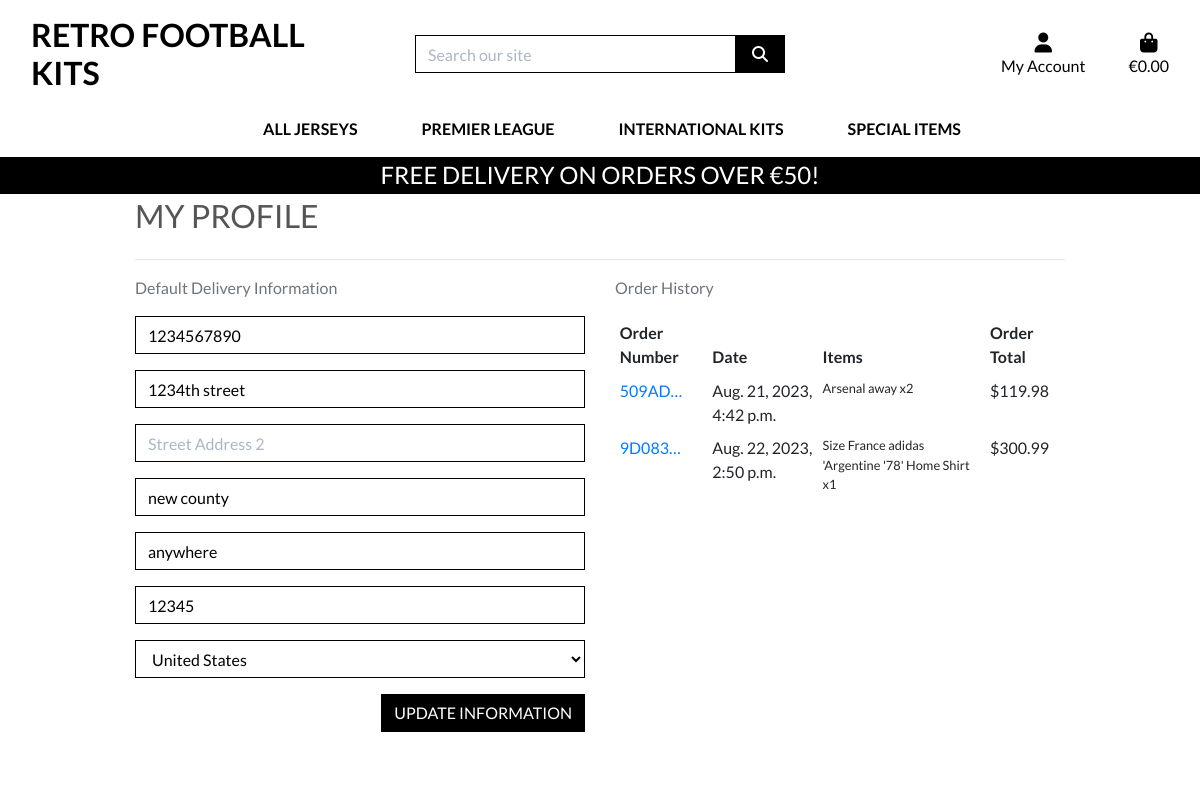
/profile/ (signed in), run on an earlier commit of the app's database.
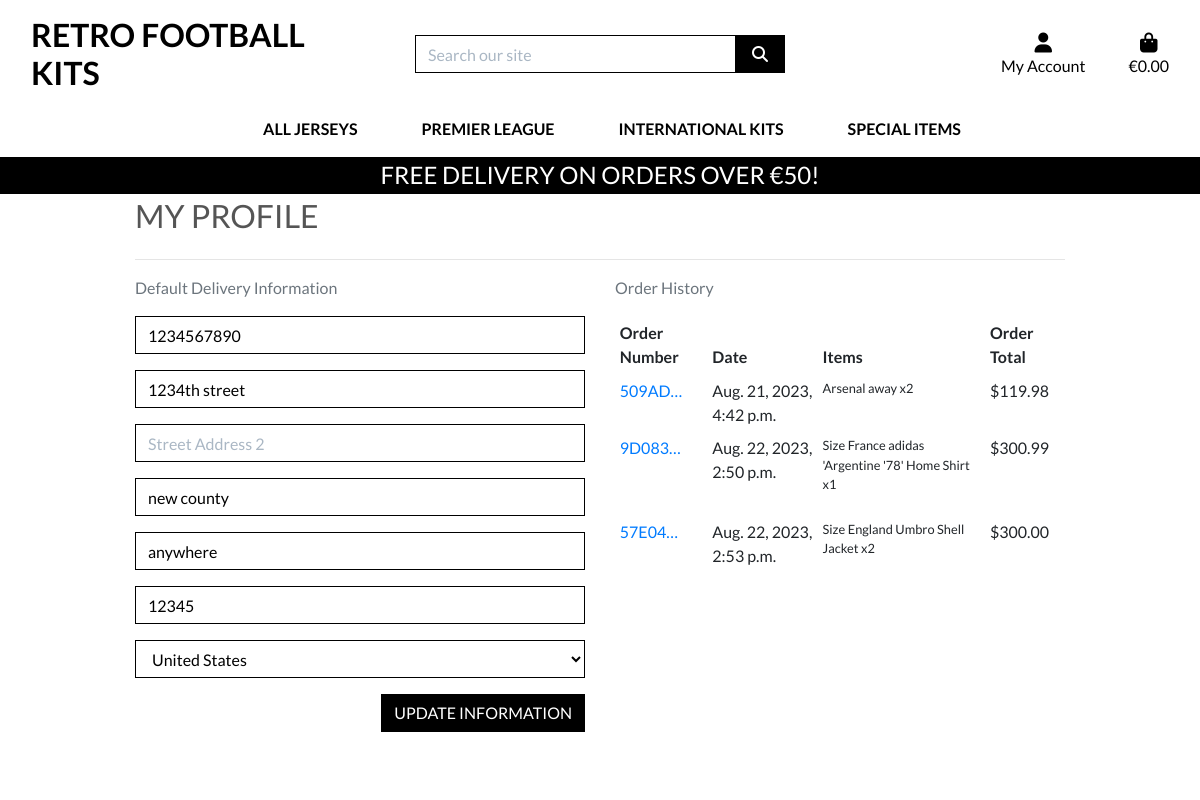
And on a later commit of the database.
### checkout/models.py (models this page shows, shortened)
class Order(models.Model):
    order_number = models.CharField(max_length=32, null=False, editable=False)
    user_profile = models.ForeignKey(UserProfile, on_delete=models.SET_NULL,
                                     null=True, blank=True, related_name='orders')
    full_name = models.CharField(max_length=50, null=False, blank=False)
    email = models.EmailField(max_length=254, null=False, blank=False)
    phone_number = models.CharField(max_length=20, null=False, blank=False)
    country = CountryField(blank_label='Country *', null=False, blank=False)
    postcode = models.CharField(max_length=20, null=True, blank=True)
    town_or_city = models.CharField(max_length=40, null=False, blank=False)
    street_address1 = models.CharField(max_length=80, null=False, blank=False)
    street_address2 = models.CharField(max_length=80, null=True, blank=True)
    county = models.CharField(max_length=80, null=True, blank=True)
    date = models.DateTimeField(auto_now_add=True)
    delivery_cost = models.DecimalField(max_digits=6, decimal_places=2, null=False, default=0)
    order_total = models.DecimalField(max_digits=10, decimal_places=2, null=False, default=0)
    grand_total = models.DecimalField(max_digits=10, decimal_places=2, null=False, default=0)
    original_bag = models.TextField(null=False, blank=False, default='')
    stripe_pid = models.CharField(max_length=254, null=False, blank=False, default='')

class OrderLineItem(models.Model):
    order = models.ForeignKey(Order, null=False, blank=False, on_delete=models.CASCADE, related_name='lineitems')
    product = models.ForeignKey(Product, null=False, blank=False, on_delete=models.CASCADE)
    product_size = models.CharField(max_length=2, null=True, blank=True)  # XS, S, M, L, XL
    quantity = models.IntegerField(null=False, blank=False, default=0)
    lineitem_total = models.DecimalField(max_digits=6, decimal_places=2, null=False, blank=False, editable=False)

### products/models.py (models this page shows, shortened)
class Product(models.Model):
    category = models.ForeignKey(
        'Category', null=True, blank=True, on_delete=models.SET_NULL
    )
    sku = models.CharField(max_length=254, null=True, blank=True)
    name = models.CharField(max_length=254)
    description = models.TextField()
    has_sizes = models.BooleanField(default=False, null=True, blank=True)
    price = models.DecimalField(max_digits=6, decimal_places=2)
    rating = models.DecimalField(max_digits=6, decimal_places=2, null=True, blank=True)
    image_url = models.URLField(max_length=1024, null=True, blank=True)
    image = models.ImageField(null=True, blank=True)
    featured = models.BooleanField(default=False, null=True, blank=True)

### profiles/views.py (the view)
# urls.py: path('', views.profile, name='profile'),
@login_required
def profile(request):
    profile = get_object_or_404(UserProfile, user=request.user)
    if request.method == 'POST':
        form = UserProfileForm(request.POST, instance=profile)
        if form.is_valid():
            form.save()
            messages.success(request, 'Profile updated successfully')
        else:
            messages.error(request, 'Update failed. Please ensure the form is valid.')
    else:
        form = UserProfileForm(instance=profile)
    orders = profile.orders.all()
    template = 'profiles/profile.html'
    context = {
        'form': form,
        'orders': orders,
        'on_profile_page': True
    }
    return render(request, template, context)

### profiles/forms.py
class UserProfileForm(forms.ModelForm):
    class Meta:
        model = UserProfile
        exclude = ('user',)
    def __init__(self, *args, **kwargs):
        super().__init__(*args, **kwargs)
        placeholders = {
            'default_phone_number': 'Phone Number',
            'default_postcode': 'Postal Code',
            'default_town_or_city': 'Town or City',
            'default_street_address1': 'Street Address 1',
            'default_street_address2': 'Street Address 2',
            'default_county': 'County, State or Locality',
        }
        self.fields['default_phone_number'].widget.attrs['autofocus'] = True
        for field in self.fields:
            if field != 'default_country':
                if self.fields[field].required:
                    placeholder = f'{placeholders[field]} *'
                else:
                    placeholder = placeholders[field]
                self.fields[field].widget.attrs['placeholder'] = placeholder
            self.fields[field].widget.attrs['class'] = 'border-black rounded-0 profile-form-input'
            self.fields[field].label = False

### profiles/templates/profiles/profile.html (shortened to what this page needs)
{% extends "base.html" %}
{% load static %}
{% block extra_css %}
    <link rel="stylesheet" href="{% static 'profiles/css/profile.css' %}">
{% endblock %}
{% block page_header %}
    <div class="container header-container">
    </div>
{% endblock %}
{% block content %}
    <div class="overlay"></div>
    <div class="container">
        <div class="row">
            <div class="col">
                <h2 class="logo-font mb-4">My Profile</h2>
                <hr>
            </div>
        </div>
        <div class="row">
            <div class="col-12 col-lg-6">
                <p class="text-muted">Default Delivery Information</p>
                <form class="mt-3" action="{% url 'profile' %}" method="POST" id="profile-update-form">
                    {{ form|crispy }}
                    <button class="btn btn-black rounded-0 text-uppercase float-right">Update Information</button>
                </form>
            </div>
            <div class="col-12 col-lg-6">
                <p class="text-muted">Order History</p>
                <div class="order-history table-responsive">
                    <table class="table table-sm table-borderless">
                        <thead>
                            <tr>
                                <th>Order Number</th>
                                <th>Date</th>
                                <th>Items</th>
                                <th>Order Total</th>
                            </tr>
                        </thead>
                        <tbody>
                            {% for order in orders %}
                                <tr>
                                    <td>
                                        <a href="{% url 'order_history' order.order_number %}"
                                        title="{{ order.order_number }}">
                                            {{ order.order_number|truncatechars:6 }}
                                        </a>
                                    </td>
                                    <td>{{ order.date }}</td>
                                    <td>
                                        <ul class="list-unstyled">
                                            {% for item in order.lineitems.all %}
                                                <li class="small">
                                                    {% if item.product.has_sizes %}
                                                        Size {{ item.product.size|upper }}
                                                    {% endif %}{{ item.product.name }} x{{ item.quantity }}
                                                </li>
                                            {% endfor %}
                                        </ul>
                                    </td>
                                    <td>${{ order.grand_total }}</td>
                                </tr>
                            {% endfor %}
                        </tbody>
                    </table>
                </div>
            </div>
        </div>
{% endblock %}

What changed in the data, as far as the page shows it:
added Order: order_number "57E04…", date "Aug. 22, 2023, 2:53 p.m.", grand_total "300.00"
added OrderLineItem: product.name "England Umbro Shell Jacket", quantity "2", shown under "57E04…"
